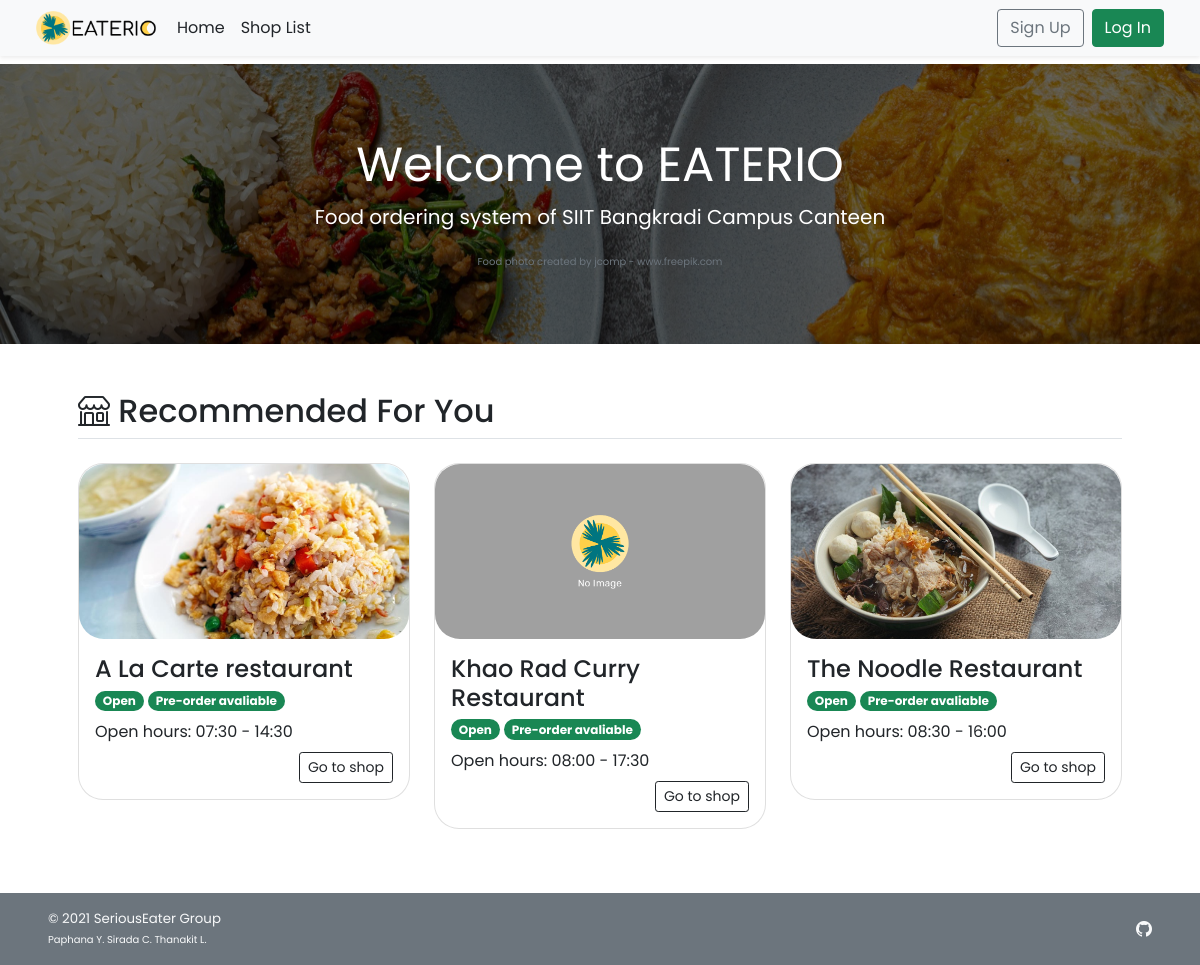
The page / on the database its author committed.
### tables this page shows
CREATE TABLE `shop` (
  `s_id` int(11) NOT NULL,
  `s_username` varchar(45) NOT NULL,
  `s_pwd` varchar(45) NOT NULL,
  `s_name` varchar(100) NOT NULL,
  `s_location` varchar(100) NOT NULL,
  `s_openhour` time NOT NULL,
  `s_closehour` time NOT NULL,
  `s_status` tinyint(4) NOT NULL DEFAULT 1 COMMENT 'Shop ready for taking an order or not (True for open, False for close)',
  `s_preorderStatus` tinyint(4) NOT NULL DEFAULT 1 COMMENT 'Shop is ready for tomorrow pre-order or not',
  `s_email` varchar(100) NOT NULL,
  `s_phoneno` varchar(45) NOT NULL,
  `s_pic` text DEFAULT NULL
);

### index.php (the view, shortened to what this page needs)
<!DOCTYPE html>
<html lang="en">
<head>
    <?php session_start(); include("conn_db.php"); include('head.php');?>
    <link href="css/main.css" rel="stylesheet">
</head>
<body class="d-flex flex-column h-100">
    <?php include('nav_header.php')?>
    <div class="position-relative d-flex text-center text-white promo-banner-bg py-3">
        <div class="p-lg-2 mx-auto my-5">
            <h1 class="display-5 fw-normal">Welcome to EATERIO</h1>
            <p class="lead fw-normal">Food ordering system of SIIT Bangkradi Campus Canteen</p>
            <span class="xsmall-font text-muted">Food photo created by jcomp - www.freepik.com</span>
        </div>
    </div>
    <div class="container p-5" id="recommended-shop">
        <h2 class="border-bottom pb-2"><i class="bi bi-shop align-top"></i> Recommended For You</h2>
        <div class="row row-cols-1 row-cols-lg-3 align-items-stretch g-4 py-3">
            <?php
            $query = "SELECT s_id,s_name,s_openhour,s_closehour,s_status,s_preorderstatus,s_pic FROM shop
            WHERE (s_preorderstatus = 1) OR (s_preorderstatus = 0 AND (CURTIME() BETWEEN s_openhour AND s_closehour));";
            $result = $mysqli -> query($query);
            if($result -> num_rows > 0){
            while($row = $result -> fetch_array()){
        ?>
            <div class="col">
                <a href="<?php echo "shop_menu.php?s_id=".$row["s_id"]?>" class="text-decoration-none text-dark">
                    <div class="card rounded-25">
                        <img <?php
                            if(is_null($row["s_pic"])){echo "src='img/default.png'";}
                            else{echo "src=\"img/{$row['s_pic']}\"";}
                        ?> style="width:100%; height:175px; object-fit:cover;"
                            class="card-img-top rounded-25 img-fluid" alt="<?php echo $row["s_name"]?>">
                        <div class="card-body">
                            <h4 name="shop-name" class="card-title"><?php echo $row["s_name"]?></h4>
                            <p class="card-subtitle">
                                <?php
                                    $now = date('H:i:s');
                                    if((($now < $row["s_openhour"])||($now > $row["s_closehour"]))||($row["s_status"]==0)){
                                ?>
                                <span class="badge rounded-pill bg-danger">Closed</span>
                                <?php }else{ ?>
                                <span class="badge rounded-pill bg-success">Open</span>
                                <?php }
                                    if($row["s_preorderstatus"]==1){
                                ?>
                                <span class="badge rounded-pill bg-success">Pre-order avaliable</span>
                                <?php }else{ ?>
                                <span class="badge rounded-pill bg-danger">Pre-order Unavaliable</span>
                                <?php } ?>
                            </p>
                            <?php
                                $open = explode(":",$row["s_openhour"]);
                                $close = explode(":",$row["s_closehour"]);
                            ?>
                            <p class="card-text my-2">Open hours:
                                <?php echo $open[0].":".$open[1]." - ".$close[0].":".$close[1];?></p>
                            <div class="text-end">
                                <a href="<?php echo "shop_menu.php?s_id=".$row["s_id"]?>"
                                    class="btn btn-sm btn-outline-dark">Go to shop</a>
                            </div>
                        </div>
                    </div>
                </a>
            </div>
            <?php }
        }
        ?>
        </div>
    </div>
    <footer
        class="footer d-flex flex-wrap justify-content-between align-items-center px-5 py-3 mt-auto bg-secondary text-light">
        <span class="smaller-font">&copy; 2021 SeriousEater Group<br /><span class="xsmall-font">Paphana Y. Sirada C.
                Thanakit L.</span></span>
        <ul class="nav justify-content-end list-unstyled d-flex">
            <li class="ms-3"><a class="text-light" target="_blank" href="https://github.com/waterthatfrozen/EATERIO"><i
                        class="bi bi-github"></i></a></li>
        </ul>
    </footer>
</body>
</html>

### css/main.css (style rules this page uses)
html { height: 100%; }
body { height: 100%; padding-top: 4rem; margin-bottom: -50px; font-family: 'Poppins', 'Noto Sans Thai', sans-serif; }
a { cursor: pointer; }
.bi { vertical-align: -.125em; fill: currentColor; }
.text-white { color: white; }
.smaller-font { font-size: smaller; }
.xsmall-font { font-size: x-small; }
.promo-banner-bg { background: #686868 url('../img/home-banner-2.jpg') center; background-position: top; background-size: auto; background-position-x: center; background-clip: padding-box; background-blend-mode: multiply; }
.rounded-25 { border-radius: 25px; }

### index.php (style rules this page uses)
html { height: 100%; }

### rows shown on the page
shop: s_pic (picture), s_name "A La Carte restaurant", s_status "Open", s_preorderStatus "Pre-order avaliable", s_openhour "07", s_openhour "30", s_closehour "14", s_closehour "30"
shop: shows a picture, s_name "Khao Rad Curry Restaurant", s_status "Open", s_preorderStatus "Pre-order avaliable", s_openhour "08", s_openhour "00", s_closehour "17", s_closehour "30"
shop: s_pic (picture), s_name "The Noodle Restaurant", s_status "Open", s_preorderStatus "Pre-order avaliable", s_openhour "08", s_openhour "30", s_closehour "16", s_closehour "00"
